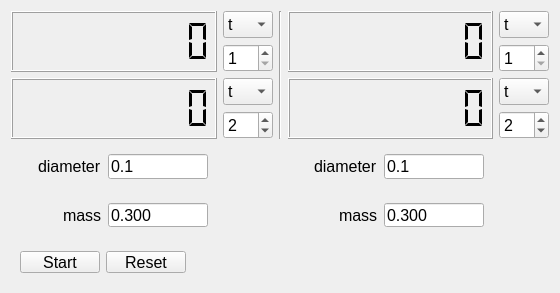
<?xml version="1.0" encoding="UTF-8"?>
<ui version="4.0">
 <class>Form</class>
 <widget class="QWidget" name="Form">
  <property name="geometry">
   <rect>
    <x>0</x>
    <y>0</y>
    <width>560</width>
    <height>293</height>
   </rect>
  </property>
  <property name="minimumSize">
   <size>
    <width>508</width>
    <height>293</height>
   </size>
  </property>
  <property name="font">
   <font>
    <pointsize>12</pointsize>
   </font>
  </property>
  <property name="windowTitle">
   <string>Form</string>
  </property>
  <layout class="QGridLayout" name="gridLayout">
   <item row="0" column="2" rowspan="4">
    <widget class="Line" name="line">
     <property name="orientation">
      <enum>Qt::Vertical</enum>
     </property>
    </widget>
   </item>
   <item row="0" column="3" rowspan="2">
    <widget class="QLCDNumber" name="disp_r1">
     <property name="smallDecimalPoint">
      <bool>false</bool>
     </property>
     <property name="numDigits">
      <number>9</number>
     </property>
     <property name="segmentStyle">
      <enum>QLCDNumber::Flat</enum>
     </property>
    </widget>
   </item>
   <item row="0" column="4">
    <widget class="QComboBox" name="item_r1">
     <property name="maximumSize">
      <size>
       <width>50</width>
       <height>16777215</height>
      </size>
     </property>
     <item>
      <property name="text">
       <string>t</string>
      </property>
     </item>
     <item>
      <property name="text">
       <string>v</string>
      </property>
     </item>
     <item>
      <property name="text">
       <string>p</string>
      </property>
     </item>
     <item>
      <property name="text">
       <string>E</string>
      </property>
     </item>
    </widget>
   </item>
   <item row="0" column="0" rowspan="2">
    <widget class="QLCDNumber" name="disp_l1">
     <property name="smallDecimalPoint">
      <bool>false</bool>
     </property>
     <property name="numDigits">
      <number>9</number>
     </property>
     <property name="segmentStyle">
      <enum>QLCDNumber::Flat</enum>
     </property>
    </widget>
   </item>
   <item row="0" column="1">
    <widget class="QComboBox" name="item_l1">
     <property name="maximumSize">
      <size>
       <width>50</width>
       <height>16777215</height>
      </size>
     </property>
     <item>
      <property name="text">
       <string>t</string>
      </property>
     </item>
     <item>
      <property name="text">
       <string>v</string>
      </property>
     </item>
     <item>
      <property name="text">
       <string>p</string>
      </property>
     </item>
     <item>
      <property name="text">
       <string>E</string>
      </property>
     </item>
    </widget>
   </item>
   <item row="4" column="0" alignment="Qt::AlignRight">
    <widget class="QFrame" name="frame">
     <property name="maximumSize">
      <size>
       <width>16777215</width>
       <height>50</height>
      </size>
     </property>
     <layout class="QHBoxLayout" name="horizontalLayout">
      <item alignment="Qt::AlignRight">
       <widget class="QLabel" name="label">
        <property name="text">
         <string>diameter</string>
        </property>
       </widget>
      </item>
      <item alignment="Qt::AlignRight">
       <widget class="QLineEdit" name="lineDiaLeft">
        <property name="maximumSize">
         <size>
          <width>100</width>
          <height>16777215</height>
         </size>
        </property>
        <property name="text">
         <string>0.1</string>
        </property>
       </widget>
      </item>
     </layout>
    </widget>
   </item>
   <item row="1" column="1">
    <widget class="QSpinBox" name="count_l1">
     <property name="maximumSize">
      <size>
       <width>50</width>
       <height>16777215</height>
      </size>
     </property>
     <property name="minimum">
      <number>1</number>
     </property>
    </widget>
   </item>
   <item row="1" column="4">
    <widget class="QSpinBox" name="count_r1">
     <property name="maximumSize">
      <size>
       <width>50</width>
       <height>16777215</height>
      </size>
     </property>
     <property name="minimum">
      <number>1</number>
     </property>
    </widget>
   </item>
   <item row="2" column="0" rowspan="2">
    <widget class="QLCDNumber" name="disp_l2">
     <property name="smallDecimalPoint">
      <bool>false</bool>
     </property>
     <property name="numDigits">
      <number>9</number>
     </property>
     <property name="segmentStyle">
      <enum>QLCDNumber::Flat</enum>
     </property>
    </widget>
   </item>
   <item row="2" column="1">
    <widget class="QComboBox" name="item_l2">
     <property name="maximumSize">
      <size>
       <width>50</width>
       <height>16777215</height>
      </size>
     </property>
     <item>
      <property name="text">
       <string>t</string>
      </property>
     </item>
     <item>
      <property name="text">
       <string>v</string>
      </property>
     </item>
     <item>
      <property name="text">
       <string>p</string>
      </property>
     </item>
     <item>
      <property name="text">
       <string>E</string>
      </property>
     </item>
    </widget>
   </item>
   <item row="2" column="3" rowspan="2">
    <widget class="QLCDNumber" name="disp_r2">
     <property name="smallDecimalPoint">
      <bool>false</bool>
     </property>
     <property name="numDigits">
      <number>9</number>
     </property>
     <property name="segmentStyle">
      <enum>QLCDNumber::Flat</enum>
     </property>
    </widget>
   </item>
   <item row="2" column="4">
    <widget class="QComboBox" name="item_r2">
     <property name="maximumSize">
      <size>
       <width>50</width>
       <height>16777215</height>
      </size>
     </property>
     <item>
      <property name="text">
       <string>t</string>
      </property>
     </item>
     <item>
      <property name="text">
       <string>v</string>
      </property>
     </item>
     <item>
      <property name="text">
       <string>p</string>
      </property>
     </item>
     <item>
      <property name="text">
       <string>E</string>
      </property>
     </item>
    </widget>
   </item>
   <item row="3" column="1">
    <widget class="QSpinBox" name="count_l2">
     <property name="maximumSize">
      <size>
       <width>50</width>
       <height>16777215</height>
      </size>
     </property>
     <property name="minimum">
      <number>1</number>
     </property>
     <property name="value">
      <number>2</number>
     </property>
    </widget>
   </item>
   <item row="3" column="4">
    <widget class="QSpinBox" name="count_r2">
     <property name="maximumSize">
      <size>
       <width>50</width>
       <height>16777215</height>
      </size>
     </property>
     <property name="minimum">
      <number>1</number>
     </property>
     <property name="value">
      <number>2</number>
     </property>
    </widget>
   </item>
   <item row="4" column="3" alignment="Qt::AlignRight">
    <widget class="QFrame" name="frame">
     <property name="maximumSize">
      <size>
       <width>16777215</width>
       <height>50</height>
      </size>
     </property>
     <layout class="QHBoxLayout" name="horizontalLayout_2">
      <item alignment="Qt::AlignRight">
       <widget class="QLabel" name="label_2">
        <property name="text">
         <string>diameter</string>
        </property>
       </widget>
      </item>
      <item alignment="Qt::AlignRight">
       <widget class="QLineEdit" name="lineDiaRight">
        <property name="maximumSize">
         <size>
          <width>100</width>
          <height>16777215</height>
         </size>
        </property>
        <property name="text">
         <string>0.1</string>
        </property>
       </widget>
      </item>
     </layout>
    </widget>
   </item>
   <item row="5" column="0" alignment="Qt::AlignRight">
    <widget class="QFrame" name="frame_2">
     <property name="maximumSize">
      <size>
       <width>16777215</width>
       <height>50</height>
      </size>
     </property>
     <layout class="QHBoxLayout" name="horizontalLayout_3">
      <item alignment="Qt::AlignRight">
       <widget class="QLabel" name="label_3">
        <property name="text">
         <string>mass</string>
        </property>
       </widget>
      </item>
      <item alignment="Qt::AlignRight">
       <widget class="QLineEdit" name="lineMassLeft">
        <property name="maximumSize">
         <size>
          <width>100</width>
          <height>16777215</height>
         </size>
        </property>
        <property name="text">
         <string>0.300</string>
        </property>
       </widget>
      </item>
     </layout>
    </widget>
   </item>
   <item row="6" column="0" alignment="Qt::AlignLeft">
    <widget class="QWidget" name="horizontalWidget" native="true">
     <property name="maximumSize">
      <size>
       <width>16777215</width>
       <height>40</height>
      </size>
     </property>
     <layout class="QHBoxLayout" name="horizontalLayout_5">
      <item alignment="Qt::AlignRight">
       <widget class="QPushButton" name="SButton">
        <property name="maximumSize">
         <size>
          <width>100</width>
          <height>16777215</height>
         </size>
        </property>
        <property name="text">
         <string>Start</string>
        </property>
       </widget>
      </item>
      <item alignment="Qt::AlignRight">
       <widget class="QPushButton" name="RButton">
        <property name="maximumSize">
         <size>
          <width>100</width>
          <height>16777215</height>
         </size>
        </property>
        <property name="text">
         <string>Reset</string>
        </property>
       </widget>
      </item>
     </layout>
    </widget>
   </item>
   <item row="5" column="3" alignment="Qt::AlignRight">
    <widget class="QFrame" name="frame_3">
     <property name="maximumSize">
      <size>
       <width>16777215</width>
       <height>50</height>
      </size>
     </property>
     <layout class="QHBoxLayout" name="horizontalLayout_4">
      <item alignment="Qt::AlignRight">
       <widget class="QLabel" name="label_4">
        <property name="text">
         <string>mass</string>
        </property>
       </widget>
      </item>
      <item alignment="Qt::AlignRight">
       <widget class="QLineEdit" name="lineMassRight">
        <property name="maximumSize">
         <size>
          <width>100</width>
          <height>16777215</height>
         </size>
        </property>
        <property name="text">
         <string>0.300</string>
        </property>
       </widget>
      </item>
     </layout>
    </widget>
   </item>
  </layout>
 </widget>
 <resources/>
 <connections/>
</ui>
